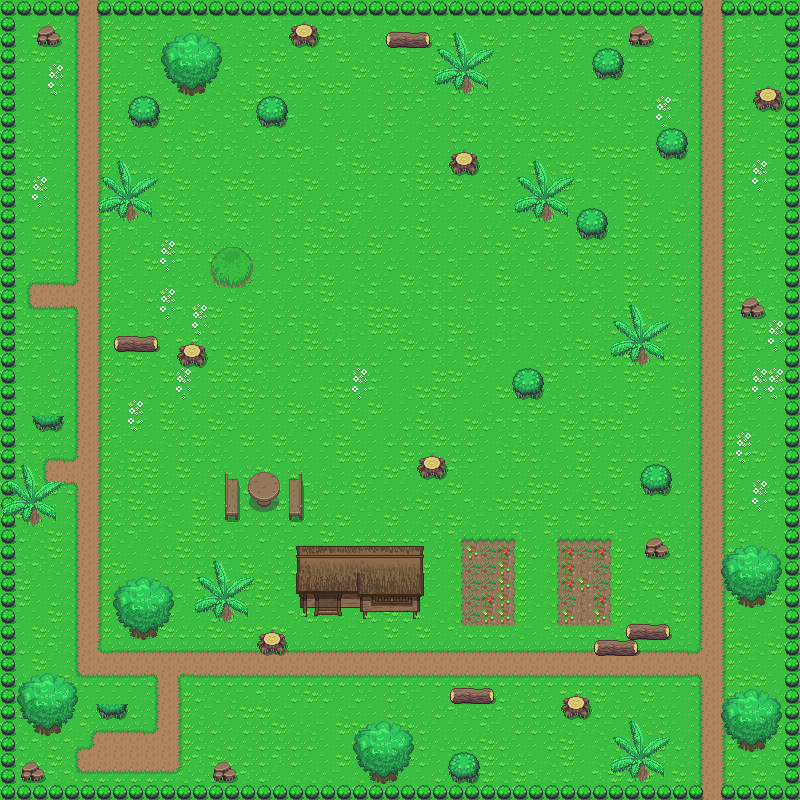

This is a level from a 2D game, rendered from its Tiled map with the project's own tilesets. A one-line summary and the map file follow, with tile-layer data summarised:
An orthogonal 50x50 tile map with 16x16 px tiles, 3 tile layers (Base, Lower, Above), 2 tilesets.

<map version="1.0" tiledversion="1.0.3" orientation="orthogonal" renderorder="right-down" width="50" height="50" tilewidth="16" tileheight="16" nextobjectid="1">
 <tileset firstgid="1" source="../../Tileset/Overworld.tsx" />
 <tileset firstgid="1729" source="../../Tileset/Building.tsx" />
 <layer name="Base" width="50" height="50">
  <data>[2500 cells, 2500 non-empty, 19 distinct tile ids]</data>
 </layer>
 <layer name="Lower" width="50" height="50">
  <data>[2500 cells, 351 non-empty, 51 distinct tile ids]</data>
 </layer>
 <layer name="Above" width="50" height="50">
  <data>[2500 cells, 324 non-empty, 82 distinct tile ids]</data>
 </layer>
</map>
